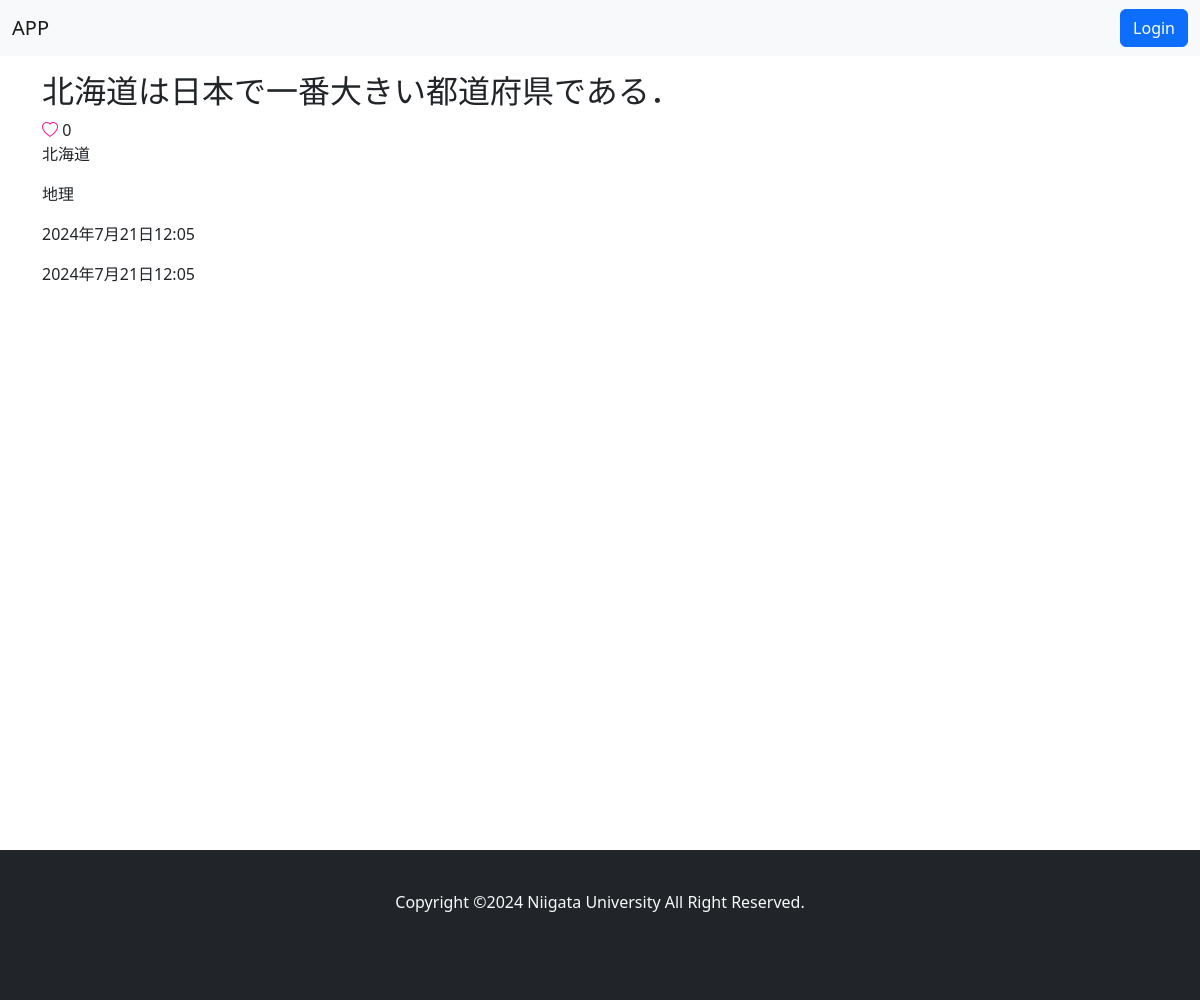
Before: /detail/2/ with the older database file.
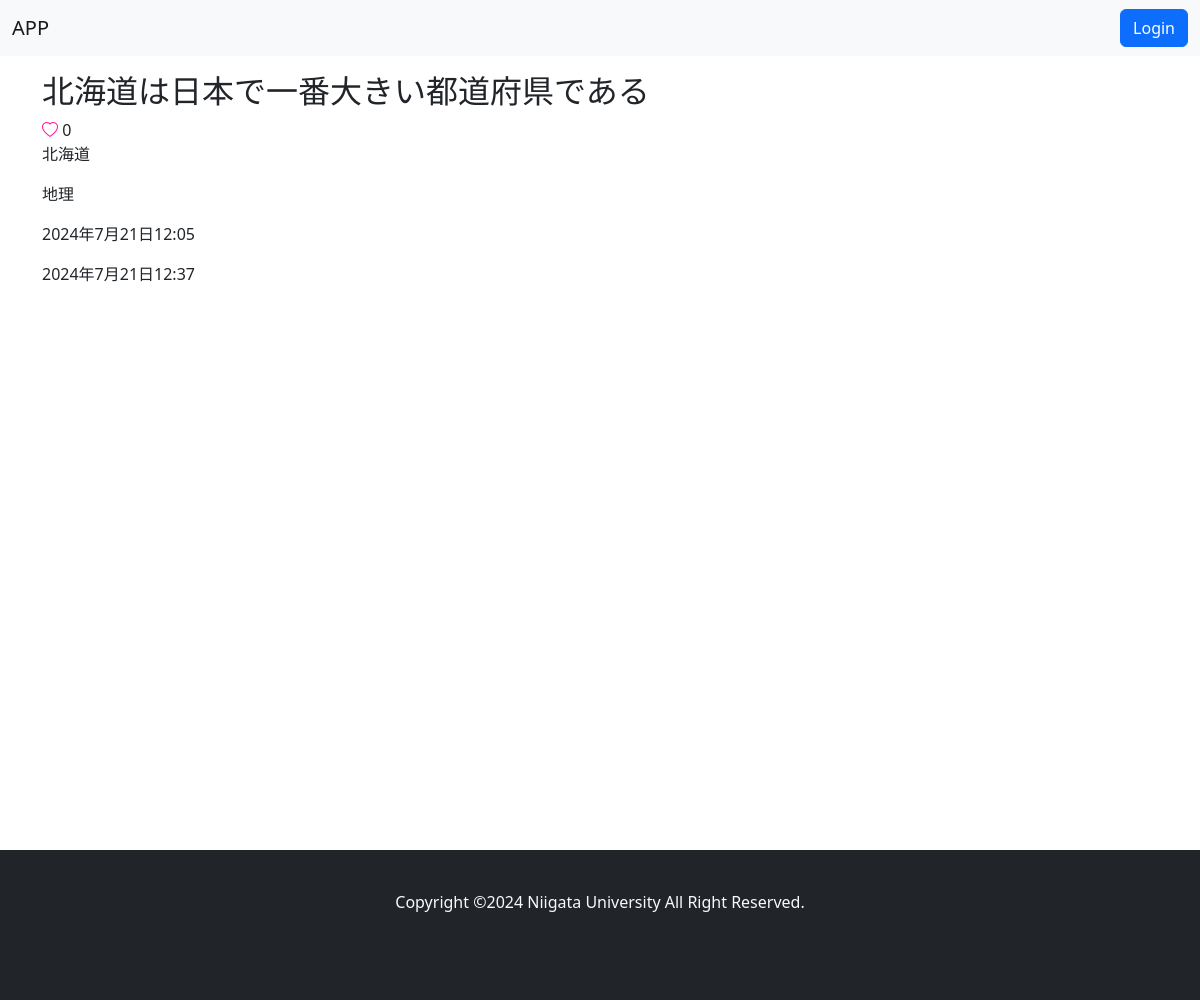
After: the same page with the newer database file.
### main/models.py (models this page shows, shortened)
class Post(models.Model):
    CATEGORY_CHOICES = [
        ('地理', '地理'),
        ('歴史', '歴史'),
        ('人物', '人物'),
        ('自然', '自然'),
        ('伝統', '伝統'),
        ('スポーツ', 'スポーツ'),
        ('食', '食'),
        ('文化', '文化'),
        ('芸能', '芸能'),
        ('特産品', '特産品'),
        ('方言', '方言'),
        ('その他', 'その他'),
    ]
    PREFECTURE_CHOICES = [
        ('北海道', '北海道'),
        ('青森県', '青森県'),
        ('岩手県', '岩手県'),
        ('宮城県', '宮城県'),
        ('秋田県', '秋田県'),
        ('山形県', '山形県'),
        ('福島県', '福島県'),
        ('茨城県', '茨城県'),
        ('栃木県', '栃木県'),
        ('群馬県', '群馬県'),
        ('埼玉県', '埼玉県'),
        ('千葉県', '千葉県'),
        ('東京都', '東京都'),
        ('神奈川県', '神奈川県'),
        ('新潟県', '新潟県'),
        ('富山県', '富山県'),
        ('石川県', '石川県'),
        ('福井県', '福井県'),
        ('山梨県', '山梨県'),
        ('長野県', '長野県'),
        ('岐阜県', '岐阜県'),
        ('静岡県', '静岡県'),
        ('愛知県', '愛知県'),
        ('三重県', '三重県'),
        ('滋賀県', '滋賀県'),
        ('京都府', '京都府'),
        ('大阪府', '大阪府'),
        ('兵庫県', '兵庫県'),
        ('奈良県', '奈良県'),
        ('和歌山県', '和歌山県'),
        ('鳥取県', '鳥取県'),
        ('島根県', '島根県'),
        ('岡山県', '岡山県'),
        ('広島県', '広島県'),
        ('山口県', '山口県'),
        ('徳島県', '徳島県'),
        ('香川県', '香川県'),
        ('愛媛県', '愛媛県'),
        ('高知県', '高知県'),
        ('福岡県', '福岡県'),
        ('佐賀県', '佐賀県'),
        ('長崎県', '長崎県'),
        ('熊本県', '熊本県'),
        ('大分県', '大分県'),
        ('宮崎県', '宮崎県'),
        ('鹿児島県', '鹿児島県'),
        ('沖縄県', '沖縄県'),
    ]
    title = models.CharField(max_length=20)
    category = models.CharField(max_length=20, choices=CATEGORY_CHOICES)
    prefecture = models.CharField(max_length=20, choices=PREFECTURE_CHOICES)
    content = models.TextField(blank=True, null=True)
    user = models.ForeignKey(User, on_delete=models.CASCADE)
    like = models.ManyToManyField(User, related_name='related_post', blank=True)
    create_at = models.DateTimeField()
    update_at = models.DateTimeField()
    class Meta:
        db_table = 'posts'
        ordering = ["-create_at"]

### main/views.py (the view)
# urls.py: path("detail/<int:pk>/", TriviaDetailView.as_view(), name="trivia-detail"),
class TriviaDetailView(DetailView):
    template_name = "main/detail.html"
    model = Post

### templates/main/detail.html (shortened to what this page needs)
{% extends "base.html" %}
{% block content %}
<div class="container mt-3">
    <h2>{{object.title}}</h2>
    {% if user.is_authenticated %}
        <form method="POST" action="{% url 'main:trivia-like' %}" style="display: inline-block;">
            {% csrf_token %}
            <input type="hidden" name="id" value="{{ object.id }}">
            {% if user in post.like.all %}
                <button type="submit" class="btn btn-link btn-lg" tabindex="-1" aria-disabled="true">
                <i class="bi bi-heart-fill" role="img" style="color: deeppink;"></i>
                </button>{{object.like.count}}<br>
            {% else %}
                <button type="submit" class="btn btn-link btn-lg" tabindex="-1" aria-disabled="true">
                    <i class="bi bi-heart" role="img" style="color: deeppink;"></i>
                </button>{{object.like.count}}<br>
            {% endif %}
        </form>
    {% else %}
        <i class="bi bi-heart" role="img" style="color: deeppink;"></i> {{object.like.count}}<br>
    {% endif %}
    <p>{{object.prefecture}}</p>
    <p>{{object.category}}</p>
    <p>{{object.create_at}}</p>
    <p>{{object.update_at}}</p>
</div>
{% endblock %}

### templates/base.html (shortened to what this page needs)
<!DOCTYPE html>
<html lang="ja">
<head>
    {% include "css.html" %}
</head>
<body style="min-height: 100vh;">
    {% include "nav.html" %}
    {% block content %}
    {% endblock content %}
    {% include "footer.html" %}
</body>
</html>

### templates/css.html (shortened to what this page needs)
<link href="https://cdn.jsdelivr.net/npm/bootstrap@5.0.2/dist/css/bootstrap.min.css" rel="stylesheet">
<link rel="stylesheet" href="https://cdn.jsdelivr.net/npm/bootstrap-icons@1.8.0/font/bootstrap-icons.css">
{% load django_bootstrap5 %}
{% bootstrap_css %}
{% load static %}
<link rel="stylesheet" href="{% static 'css/footer.css' %}">
{% load static %}
<link rel="stylesheet" href="{% static 'css/allauth.css' %}">

### templates/nav.html (shortened to what this page needs)
<nav class="navbar navbar-expand-lg navbar-light bg-light">
    <div class="container-fluid">
        <a class="navbar-brand" href="{% url 'main:home' %}">APP</a>
        <div class="collapse navbar-collapse" id="navbarNav">
            <ul class="navbar-nav ms-auto">
                {% if user.is_authenticated %}
                <li class="nav-item"><a class="btn btn-danger" href="{% url 'account_logout' %}">Logout</a></li>
                {% else %}
                <li class="nav-item"><a class="btn btn-primary" href="{% url 'account_login' %}">Login</a></li>
                {% endif %}
            </ul>
        </div>
    </div>
</nav>

### templates/footer.html (shortened to what this page needs)
<footer class="footer mt-auto py-4 bg-dark text-light mb-0">
    <div class="container text-center">
        <p>Copyright &copy;2024 Niigata University All Right Reserved.</p>
    </div>
</footer>

### static/css/footer.css (style rules this page uses)
html { position: relative; min-height: 100%; padding-bottom: 200px; box-sizing: border-box; }
footer { position: absolute; left: 0; bottom: 0; width: 100%; height: 150px; }

Changed rows visible on the page:
changed Post "北海道": title "北海道は日本で一番大きい都道府県である．" → "北海道は日本で一番大きい都道府県である"; update_at "2024年7月21日12:05" → "2024年7月21日12:37"
